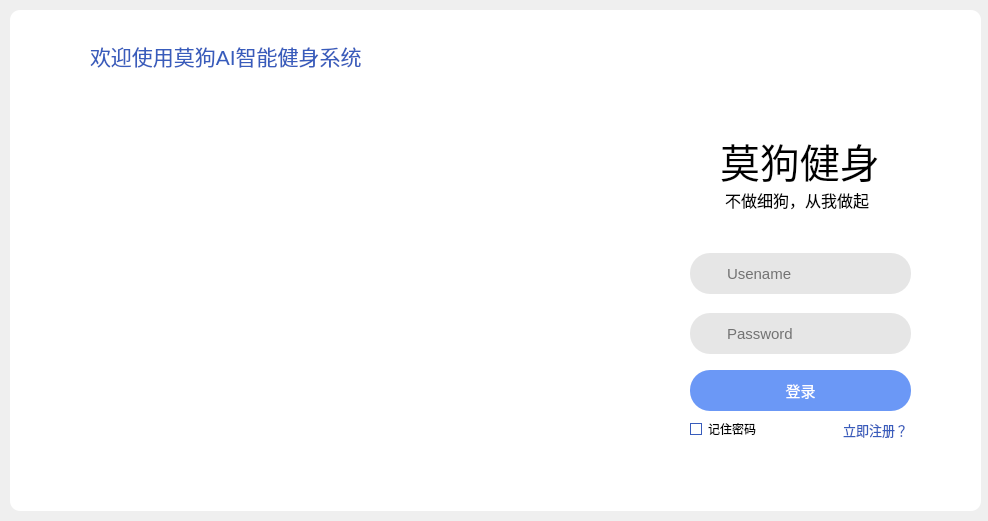
<?xml version="1.0" encoding="UTF-8"?>
<ui version="4.0">
 <class>Login_window</class>
 <widget class="QMainWindow" name="Login_window">
  <property name="geometry">
   <rect>
    <x>0</x>
    <y>0</y>
    <width>988</width>
    <height>521</height>
   </rect>
  </property>
  <property name="font">
   <font>
    <pointsize>30</pointsize>
   </font>
  </property>
  <property name="windowTitle">
   <string>莫狗健身</string>
  </property>
  <property name="windowIcon">
   <iconset resource="login_window_res.qrc">
    <normaloff>:/window/icons/dog.svg</normaloff>:/window/icons/dog.svg</iconset>
  </property>
  <widget class="QWidget" name="centralwidget">
   <property name="enabled">
    <bool>true</bool>
   </property>
   <property name="styleSheet">
    <string notr="true"/>
   </property>
   <widget class="QLabel" name="label">
    <property name="enabled">
     <bool>true</bool>
    </property>
    <property name="geometry">
     <rect>
      <x>10</x>
      <y>10</y>
      <width>971</width>
      <height>501</height>
     </rect>
    </property>
    <property name="styleSheet">
     <string notr="true">background-color: rgb(255, 255, 255);
border-radius:10px;</string>
    </property>
    <property name="text">
     <string/>
    </property>
   </widget>
   <widget class="QLabel" name="label_2">
    <property name="geometry">
     <rect>
      <x>50</x>
      <y>90</y>
      <width>540</width>
      <height>342</height>
     </rect>
    </property>
    <property name="styleSheet">
     <string notr="true">border-image: url(:./window/images/login_bg.png);</string>
    </property>
    <property name="text">
     <string/>
    </property>
   </widget>
   <widget class="QPushButton" name="closeButton">
    <property name="geometry">
     <rect>
      <x>930</x>
      <y>10</y>
      <width>51</width>
      <height>31</height>
     </rect>
    </property>
    <property name="styleSheet">
     <string notr="true">QPushButton{
	border: none;
	border-top-right-radius:10px;
	border-bottom-left-radius:10px;
	outline:0px;
}

QPushButton:hover{
	background-color: rgb(250,76,62);
}</string>
    </property>
    <property name="text">
     <string/>
    </property>
    <property name="icon">
     <iconset>
      <normaloff>:/window/icons/close.png</normaloff>:/window/icons/close.png</iconset>
    </property>
    <property name="iconSize">
     <size>
      <width>16</width>
      <height>16</height>
     </size>
    </property>
   </widget>
   <widget class="QPushButton" name="LoginButton">
    <property name="geometry">
     <rect>
      <x>690</x>
      <y>370</y>
      <width>221</width>
      <height>41</height>
     </rect>
    </property>
    <property name="font">
     <font>
      <pointsize>11</pointsize>
     </font>
    </property>
    <property name="styleSheet">
     <string notr="true">QPushButton{
	background-color: rgb(107,152,246);
	border-radius:20px;
	border:none;
	color: rgb(255, 255, 255);
	outline:0px;
}</string>
    </property>
    <property name="text">
     <string>登录</string>
    </property>
   </widget>
   <widget class="QLineEdit" name="UsernameLineEdit">
    <property name="geometry">
     <rect>
      <x>690</x>
      <y>253</y>
      <width>221</width>
      <height>41</height>
     </rect>
    </property>
    <property name="font">
     <font>
      <pointsize>-1</pointsize>
     </font>
    </property>
    <property name="styleSheet">
     <string notr="true">QLineEdit{
	background-color: rgb(230, 230, 230);
	border-radius:20px;
	border:none;
	font-size: 15px;
	padding-left: 35px;
}</string>
    </property>
    <property name="text">
     <string/>
    </property>
    <property name="placeholderText">
     <string>Usename</string>
    </property>
    <property name="clearButtonEnabled">
     <bool>true</bool>
    </property>
   </widget>
   <widget class="QLineEdit" name="PwdLineEdit">
    <property name="geometry">
     <rect>
      <x>690</x>
      <y>313</y>
      <width>221</width>
      <height>41</height>
     </rect>
    </property>
    <property name="styleSheet">
     <string notr="true">QLineEdit{
	background-color: rgb(230, 230, 230);
	border-radius:20px;
	border:none;
	font-size: 15px;
	padding-left: 35px;
}</string>
    </property>
    <property name="text">
     <string/>
    </property>
    <property name="echoMode">
     <enum>QLineEdit::Password</enum>
    </property>
    <property name="placeholderText">
     <string>Password</string>
    </property>
    <property name="clearButtonEnabled">
     <bool>true</bool>
    </property>
   </widget>
   <widget class="QLabel" name="label_3">
    <property name="geometry">
     <rect>
      <x>720</x>
      <y>120</y>
      <width>161</width>
      <height>81</height>
     </rect>
    </property>
    <property name="font">
     <font>
      <pointsize>30</pointsize>
      <italic>false</italic>
      <bold>false</bold>
     </font>
    </property>
    <property name="text">
     <string>莫狗健身</string>
    </property>
   </widget>
   <widget class="QLabel" name="label_4">
    <property name="geometry">
     <rect>
      <x>680</x>
      <y>130</y>
      <width>50</width>
      <height>50</height>
     </rect>
    </property>
    <property name="styleSheet">
     <string notr="true">border-image: url(:/window/icons/js_l.svg);</string>
    </property>
    <property name="text">
     <string/>
    </property>
   </widget>
   <widget class="QLabel" name="label_5">
    <property name="geometry">
     <rect>
      <x>870</x>
      <y>130</y>
      <width>50</width>
      <height>50</height>
     </rect>
    </property>
    <property name="styleSheet">
     <string notr="true">border-image: url(:/window/icons/js_r.svg);</string>
    </property>
    <property name="text">
     <string/>
    </property>
   </widget>
   <widget class="QLabel" name="label_6">
    <property name="geometry">
     <rect>
      <x>725</x>
      <y>190</y>
      <width>148</width>
      <height>20</height>
     </rect>
    </property>
    <property name="font">
     <font>
      <pointsize>12</pointsize>
     </font>
    </property>
    <property name="text">
     <string>不做细狗，从我做起</string>
    </property>
   </widget>
   <widget class="QLabel" name="label_7">
    <property name="geometry">
     <rect>
      <x>700</x>
      <y>260</y>
      <width>25</width>
      <height>25</height>
     </rect>
    </property>
    <property name="styleSheet">
     <string notr="true">border-image: url(:/window/icons/user.svg);</string>
    </property>
    <property name="text">
     <string/>
    </property>
   </widget>
   <widget class="QLabel" name="label_8">
    <property name="geometry">
     <rect>
      <x>700</x>
      <y>320</y>
      <width>25</width>
      <height>25</height>
     </rect>
    </property>
    <property name="styleSheet">
     <string notr="true">border-image: url(:/window/icons/lock.svg);</string>
    </property>
    <property name="text">
     <string/>
    </property>
   </widget>
   <widget class="QLabel" name="label_9">
    <property name="geometry">
     <rect>
      <x>90</x>
      <y>30</y>
      <width>281</width>
      <height>51</height>
     </rect>
    </property>
    <property name="font">
     <font>
      <pointsize>16</pointsize>
     </font>
    </property>
    <property name="styleSheet">
     <string notr="true">color: rgb(56, 92, 188);</string>
    </property>
    <property name="text">
     <string>欢迎使用莫狗AI智能健身系统</string>
    </property>
   </widget>
   <widget class="QLabel" name="label_10">
    <property name="geometry">
     <rect>
      <x>40</x>
      <y>38</y>
      <width>40</width>
      <height>40</height>
     </rect>
    </property>
    <property name="styleSheet">
     <string notr="true">border-image: url(:/window/icons/bone.svg);</string>
    </property>
    <property name="text">
     <string/>
    </property>
   </widget>
   <widget class="QLabel" name="errorLabel">
    <property name="geometry">
     <rect>
      <x>690</x>
      <y>440</y>
      <width>201</width>
      <height>21</height>
     </rect>
    </property>
    <property name="font">
     <font>
      <pointsize>10</pointsize>
     </font>
    </property>
    <property name="styleSheet">
     <string notr="true">color: rgb(255, 70, 73);</string>
    </property>
    <property name="text">
     <string/>
    </property>
    <property name="alignment">
     <set>Qt::AlignCenter</set>
    </property>
   </widget>
   <widget class="QCheckBox" name="checkBox">
    <property name="geometry">
     <rect>
      <x>690</x>
      <y>419</y>
      <width>81</width>
      <height>20</height>
     </rect>
    </property>
    <property name="font">
     <font>
      <pointsize>9</pointsize>
     </font>
    </property>
    <property name="styleSheet">
     <string notr="true">QCheckBox{
	
}
QCheckBox::indicator{/*选择框尺寸*/
    background-color: rgba(255, 255, 255, 0);
    border: 1px solid #385CBC;
	width: 10px;
	height: 10px;
}</string>
    </property>
    <property name="text">
     <string>记住密码</string>
    </property>
   </widget>
   <widget class="QPushButton" name="pushButton">
    <property name="geometry">
     <rect>
      <x>840</x>
      <y>420</y>
      <width>71</width>
      <height>20</height>
     </rect>
    </property>
    <property name="font">
     <font>
      <pointsize>10</pointsize>
     </font>
    </property>
    <property name="styleSheet">
     <string notr="true">background-color: rgb(255, 255, 255);
border:0px;
color: rgb(56, 92, 188);</string>
    </property>
    <property name="text">
     <string>立即注册？</string>
    </property>
   </widget>
   <zorder>label</zorder>
   <zorder>label_2</zorder>
   <zorder>LoginButton</zorder>
   <zorder>UsernameLineEdit</zorder>
   <zorder>PwdLineEdit</zorder>
   <zorder>label_3</zorder>
   <zorder>label_4</zorder>
   <zorder>label_5</zorder>
   <zorder>label_6</zorder>
   <zorder>label_7</zorder>
   <zorder>label_8</zorder>
   <zorder>label_9</zorder>
   <zorder>label_10</zorder>
   <zorder>errorLabel</zorder>
   <zorder>checkBox</zorder>
   <zorder>pushButton</zorder>
   <zorder>closeButton</zorder>
  </widget>
 </widget>
 <resources>
  <include location="login_window_res.qrc"/>
 </resources>
 <connections/>
</ui>
